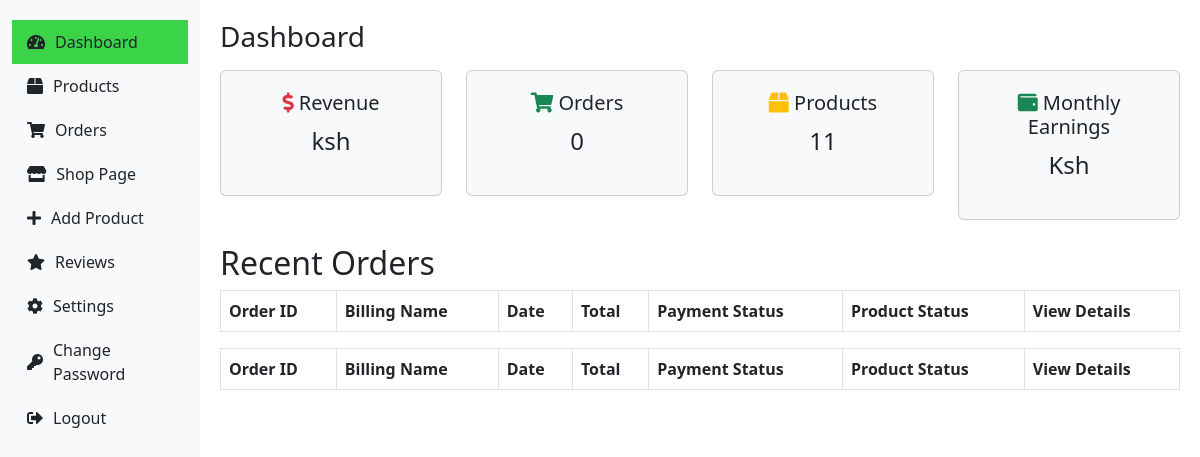
/useradmin/dashboard/, run on an earlier commit of the app's database.
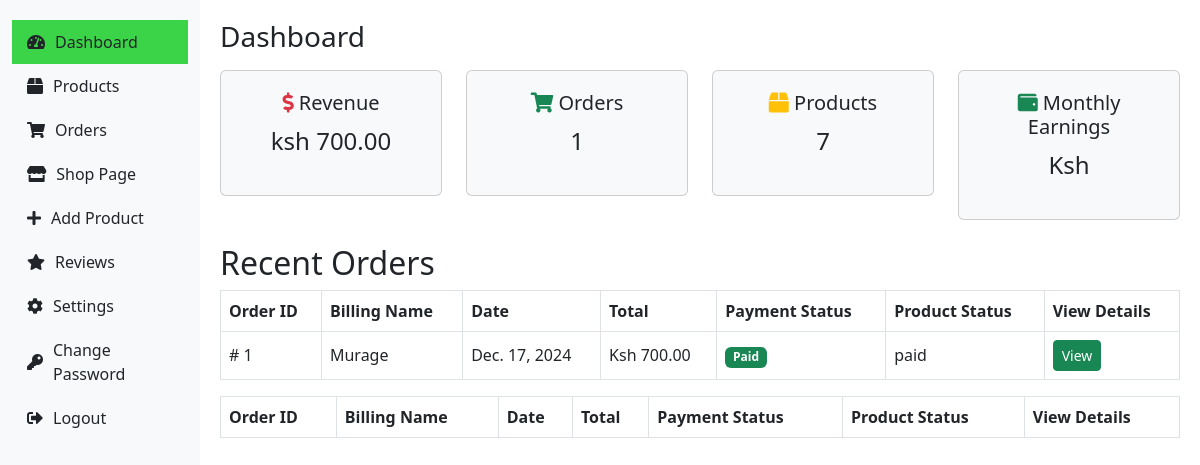
And on a later commit of the database.
### core/models.py (models this page shows)
class CartOrder(models.Model):
    user = models.ForeignKey(User, on_delete=models.CASCADE)
    product = models.ForeignKey(Product, on_delete=models.CASCADE)
    price = models.DecimalField(max_digits=12, decimal_places=2, default="1.99")
    paid_status = models.BooleanField(default=False)
    order_date = models.DateField(auto_now_add=False, default=now)
    product_status = models.CharField(choices=STATUS_CHOICE, max_length=200, default="Processing")
    class Meta :
        verbose_name_plural = "Cart Orders"

### user_authens/models.py (models this page shows)
class User(AbstractUser):
    email = models.EmailField(unique=True, null = False )
    username = models.CharField(max_length=100)
    bio = models.CharField(max_length=100)
    USERNAME_FIELD = 'email'
    REQUIRED_FIELDS =['username']
    def __str__(self):
        return self.username

### userAdmin/views.py (the view)
# urls.py: path('dashboard/', views.dashboard, name="dashboard")
def dashboard(request):
    revenue = CartOrder.objects.aggregate(price=Sum("price"))
    total_orders_count = CartOrder.objects.all()
    all_products = Product.objects.all()
    all_categories = Category.objects.all()
    all_customers = User.objects.all()
    new_customers = User.objects.all().order_by("-id")
    latest_orders = CartOrder.objects.all()
    this_month = datetime.datetime.now().month
    monthly_revenue = CartOrder.objects.filter(order_date__month=this_month).aggregate(price=Sum("price"))
    context ={
      "revenue": revenue,
      "total_orders_count": total_orders_count,
      "all_products": all_products,
      "all_categories": all_categories,
      "all_customers": all_customers,
      "new_customers": new_customers,
      "latest_orders": latest_orders,
      "monthly_revenue": monthly_revenue,
    }
    return render(request, 'userAdmin/dashboard.html', context)

### core/context_processor.py (called while the page is built)
def default(request):
    categories = Category.objects.all()
    vendors = Vendors.objects.all()
    wishlist_count = 0
    if request.user.is_authenticated:
        try:
            wishlist_count = Wishlist.objects.filter(user=request.user).count()
        except Exception as e:
            print(f"Error fetching wishlist: {e}")
            messages.warning(request, "There was an issue retrieving your wishlist.")
    if request.user.is_authenticated:
        address = Address.objects.filter(user=request.user).first()  # Returns None if not found
    else:
        address = None  # No address for unauthenticated users
    return {
        'categories': categories,
        'wishlist_count': wishlist_count,  # Use a proper count
        'address': address,
        'vendors': vendors,
    }

### templates/userAdmin/dashboard.html (shortened to what the changed rows need)
<!DOCTYPE html>
<html lang="en">
<head>
    <link href="https://cdn.jsdelivr.net/npm/bootstrap@5.3.0/dist/css/bootstrap.min.css" rel="stylesheet">
    <link href="https://cdnjs.cloudflare.com/ajax/libs/font-awesome/5.15.4/css/all.min.css" rel="stylesheet">
</head>
<body>
    <div class="container-fluid">
        <div class="row">
            <main class="col-md-10 ms-sm-auto col-lg-10 content">
                <div id="dashboard" class="section">
                    <h1 class="h3 mb-3">Dashboard</h1>
                    <div class="row">
                        <div class="col-md-3">
                            <div class="card card-summary bg-light">
                                <h5><i class="fas fa-dollar-sign text-danger"></i> Revenue</h5>
                                <p class="fs-4"> ksh {{ revenue.price|floatformat:2 }}</p>
                            </div>
                        </div>
                        <div class="col-md-3">
                            <div class="card card-summary bg-light">
                                <h5><i class="fas fa-shopping-cart text-success"></i> Orders</h5>
                                <p class="fs-4">{{ total_orders_count.count }}</p>
                            </div>
                        </div>
                        <div class="col-md-3">
                            <div class="card card-summary bg-light">
                                <h5><i class="fas fa-box text-warning"></i> Products</h5>
                                <p class="fs-4">{{ all_products.count }}</p>
                            </div>
                        </div>
                    </div>
                    <div class="mt-4">
                        <h2>Recent Orders</h2>
                        <table class="table table-bordered">
                            <thead>
                                <tr>
                                    <th>Order ID</th>
                                    <th>Billing Name</th>
                                    <th>Date</th>
                                    <th>Total</th>
                                    <th>Payment Status</th>
                                    <th>Product Status</th>
                                    <th>View Details</th>
                                </tr>
                            </thead>
                            <tbody>
                                {% for l in latest_orders %}
                                    <tr>
                                        <td># {{ l.id }}</td>
                                        <td>{{ l.user }}</td>
                                        <td>{{ l.order_date }}</td>
                                        <td>Ksh {{ l.price }}</td>
                                        {% if l.paid_status == True %}
                                            <td><span class="badge bg-success">Paid</span></td>
                                        {% else %}
                                            <td><span class="badge bg-danger">Not Paid</span></td>
                                        {% endif %}
                                        <td>{{ l.product_status }}</td>
                                        <td><a href="{% url 'core:order_details' l.id %}" class="btn btn-sm btn-success">View</a></td>
                                    </tr>
                                {% endfor %}
                            </tbody>
                        </table>
                    </div>
                </div>
                <table class="table table-bordered">
                    <thead>
                        <tr>
                            <th>Order ID</th>
                            <th>Billing Name</th>
                            <th>Date</th>
                            <th>Total</th>
                            <th>Payment Status</th>
                            <th>Product Status</th>
                            <th>View Details</th>
                        </tr>
                    </thead>
                </table>
            </div>
                </div>
</body>
</html>

What changed in the data, as far as the page shows it:
added CartOrder: id "1", user "Murage", order_date "Dec. 17, 2024", price "700.00", paid_status "Paid", product_status "paid"
Also different on the page:
{{ revenue.price|floatformat:2 }}: (not shown) → "700.00"
{{ total_orders_count.count }}: "0" → "1"
{{ all_products.count }}: "11" → "7"
